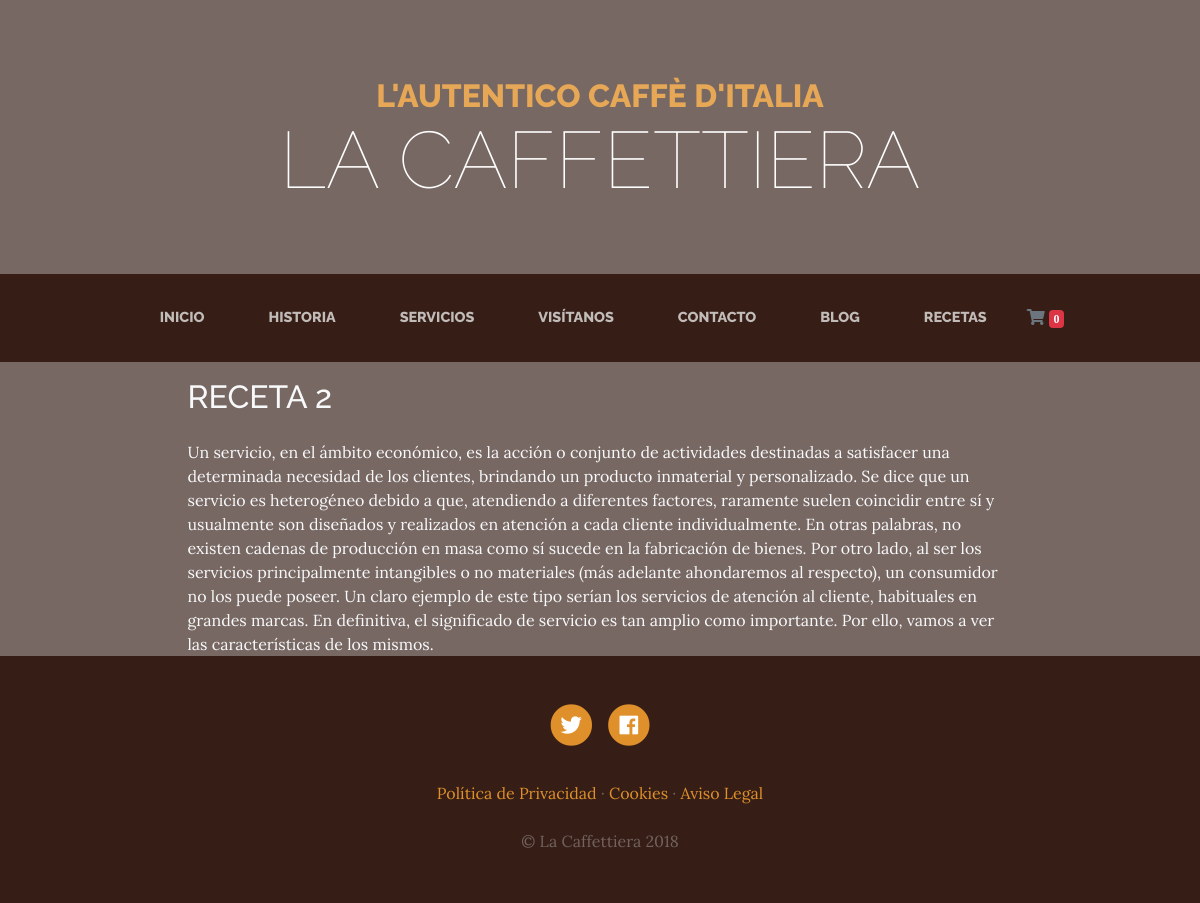
The page /recipe/2/receta-2/ on the database its author committed.
### recipe/models.py (models this page shows, shortened)
class Recipe(models.Model):
    title = models.CharField(verbose_name="Título", max_length=200)
    content = RichTextField(verbose_name="Contenido")
    order = models.SmallIntegerField(verbose_name="Orden", default=0)
    created = models.DateTimeField(
        auto_now_add=True, verbose_name="Fecha de creación")
    updated = models.DateTimeField(
        auto_now=True, verbose_name="Fecha de edición")
    class Meta:
        verbose_name = "receta"
        verbose_name_plural = "recetas"
        ordering = ['order', 'title']

### pages/models.py (models this page shows, shortened)
class Page(models.Model):
    title = models.CharField(verbose_name="Título", max_length=200)
    content = RichTextField(verbose_name="Contenido")
    order = models.SmallIntegerField(verbose_name="Orden", default=0)
    created = models.DateTimeField(auto_now_add=True, verbose_name="Fecha creación") # Se ejecuta una sola vez, cuando se ha creado
    updated = models.DateTimeField(auto_now=True, verbose_name="Fecha actualización") # Se ejecuta cada vez que se actualiza el campo
    class Meta:
        verbose_name="Página"
        verbose_name_plural = "Páginas"
        ordering = ['order','title']

### recipe/views.py (the view)
# urls.py: path('<int:pk>/<slug:recipe_slug>/', RecipeDetailView.as_view(), name='recipe'),
class RecipeDetailView(DetailView):
    model = Recipe

### pages/templatetags/pages_extras.py (called while the page is built)
@register.simple_tag
def get_page_list():
    pages = Page.objects.all()
    return pages

### social/processors.py (called while the page is built)
def ctx_dict(req):
    ctx = {}
    links = Link.objects.all()
    for link in links:
        ctx[link.key] = link.url
    return ctx

### recipe/templates/recipe/recipe_detail.html (shortened to what this page needs)
{% extends 'core/base.html' %}
{% load static %}
{% block content %}
<main role="main">
  <div class="container">
    <div class="row mt-3">
      <div class="col-md-9 mx-auto text-light">
        <h2 class="section-heading mb-4">{{recipe.title}}</h2>
        <div>
          {{recipe.content|safe}}
        </div>
      </div>
    </div>
  </div>
</main>
{% endblock %}

### core/templates/core/base.html (shortened to what this page needs)
<!DOCTYPE html>
<html lang="en">
  <head>
    {% load static %}
    <link
      rel="stylesheet"
      href="https://use.fontawesome.com/releases/v5.0.13/css/all.css"
    />
    <link
      rel="stylesheet"
      href="https://stackpath.bootstrapcdn.com/bootstrap/4.1.1/css/bootstrap.min.css"
    />
    <link rel="stylesheet" href="https://maxcdn.bootstrapcdn.com/bootstrap/4.5.2/css/bootstrap.min.css">
    <link rel="stylesheet" href="{% static 'core/css/business-casual.css' %}" />
  </head>
  <body>
    <h1 class="site-heading text-center text-white d-none d-lg-block">
      <span class="site-heading-upper text-primary mb-3">L'autentico caffè d'italia</span>
      <span class="site-heading-lower">La Caffettiera</span>
    </h1>
    <nav class="navbar navbar-expand-lg navbar-dark py-lg-4" id="mainNav">
      <div class="container">
        <div class="collapse navbar-collapse" id="navbarResponsive">
          <ul class="navbar-nav mx-auto">
            <li class="nav-item px-lg-4 {% if request.path == '/' %} active {% endif %}">
              <a class="nav-link text-uppercase text-expanded" href="{% url 'core:index' %}">Inicio</a>
            </li>
            <li class="nav-item px-lg-4 {% if request.path == '/acerca-de/' %} active {% endif %}" >
              <a class="nav-link text-uppercase text-expanded" href="{% url 'core:about' %}">Historia</a>
            </li>
            <li class="nav-item px-lg-4 {% if request.path == '/servicios/' %} active {% endif %}">
              <a class="nav-link text-uppercase text-expanded" href="{% url 'services:services' %}">Servicios</a>
            </li>
            <li class="nav-item px-lg-4 {% if request.path == '/visitanos/' %} active {% endif %}">
              <a class="nav-link text-uppercase text-expanded" href="{% url 'core:store' %}">Visítanos</a>
            </li>
            <li class="nav-item px-lg-4 {% if request.path == '/contacto/' %} active {% endif %}">
              <a class="nav-link text-uppercase text-expanded" href="{% url 'contact' %}">Contacto</a>
            </li>
            <li class="nav-item px-lg-4 {% if request.path|slice:':6' == '/blog/' %} active {% endif %}">
              <a class="nav-link text-uppercase text-expanded" href="{% url 'blog:blog' %}">Blog</a>
            </li>
            <li class="nav-item px-lg-4 {% if request.path == '/recipe/' %} active {% endif %}">
              <a class="nav-link text-uppercase text-expanded" href="{% url 'recipes:recipes' %}">Recetas</a>
            </li>
            <li>
              <a href="#" onclick="verPedido()" class="nav-link text-secondary">
                <i class="fas fa-shopping-cart"> <span id="cart-badge" class="badge badge-danger">0</span> </i>
              </a>
            </li>
          </ul>
        </div>
      </div>
    </nav>
    {% block content %} {% endblock %}
    <footer class="footer text-faded text-center py-5">
      <div class="container">
        <p class="m-0">
          {% if LINK_TWITTER %}
	        <a href="{{LINK_TWITTER}}" class="link">
	          <span class="fa-stack fa-lg">
	            <i class="fa fa-circle fa-stack-2x"></i>
	            <i class="fab fa-twitter fa-stack-1x fa-inverse"></i>
	          </span>
	        </a>
          {% endif %}
          {% if LINK_FACEBOOK %}
	        <a href="{{LINK_FACEBOOK}}" class="link">
	          <span class="fa-stack fa-lg">
	            <i class="fa fa-circle fa-stack-2x"></i>
	            <i class="fab fa-facebook fa-stack-1x fa-inverse"></i>
	          </span>
	        </a>
          {% endif %}
	    </p>
        <p class="m-0 mbt">
        {% load pages_extras%}
        {% get_page_list as page_list %}
        {% for page in page_list %}
          <a href="{% url 'page' page.id page.title|slugify %}" class="link">{{page.title}}</a>
          {% if not forloop.last %}
            ·
          {% endif %}
        {% endfor %}
		</p>
        <p class="m-0 mbt1">&copy; La Caffettiera 2018</p>
      </div>
	</footer>
  </body>
</html>

### core/static/core/css/business-casual.css (style rules this page uses)
body { font-family: 'Lora'; background: linear-gradient(rgba(47, 23, 15, 0.65), rgba(47, 23, 15, 0.65)), url("../img/bg.jpg"); background-attachment: fixed; background-position: center; background-size: cover; }
h1, h2, h3, h4, h5, h6 { font-family: 'Raleway'; }
p { line-height: 1.75; }
.text-faded { color: rgba(255, 255, 255, 0.3); }
.site-heading { margin-top: 5rem; margin-bottom: 5rem; text-transform: uppercase; line-height: 1; font-family: 'Raleway'; }
.site-heading .site-heading-upper { display: block; font-size: 2rem; font-weight: 800; }
.site-heading .site-heading-lower { font-size: 5rem; font-weight: 100; line-height: 4rem; }
.section-heading { text-transform: uppercase; }
#mainNav { background-color: rgba(47, 23, 15, 0.9); font-family: 'Raleway'; }
#mainNav .navbar-nav .nav-item .nav-link { color: rgba(255, 255, 255, 0.7); font-weight: 800; }
@media (min-width: 992px) { #mainNav .navbar-nav .nav-item .nav-link { font-size: 0.9rem; } }
.footer { background-color: rgba(47, 23, 15, 0.9); }
.text-primary { color: #e6a756 !important; }
.mbt { padding-top: 2rem; }
.mbt1 { padding-top: 1.25rem; }
a.link { color: #df902a; }

### rows shown on the page
Recipe: title "RECETA 2", content "Un servicio, en el ámbito económico, es la acción o conjunto de actividades destinadas a satisfacer una determinada necesidad de los clientes, brindando un producto inmaterial y personalizado. Se dice que un servicio es heterogéneo debido a que, atendiendo a diferentes factores, raramente suelen coincidir entre sí y usualmente son diseñados y realizados en atención a cada cliente individualmente. En otras palabras, no existen cadenas de producción en masa como sí sucede en la fabricación de bienes. Por otro lado, al ser los servicios principalmente intangibles o no materiales (más adelante ahondaremos al respecto), un consumidor no los puede poseer. Un claro ejemplo de este tipo serían los…"
Page: title "Política de Privacidad"
Page: title "Cookies"
Page: title "Aviso Legal"
